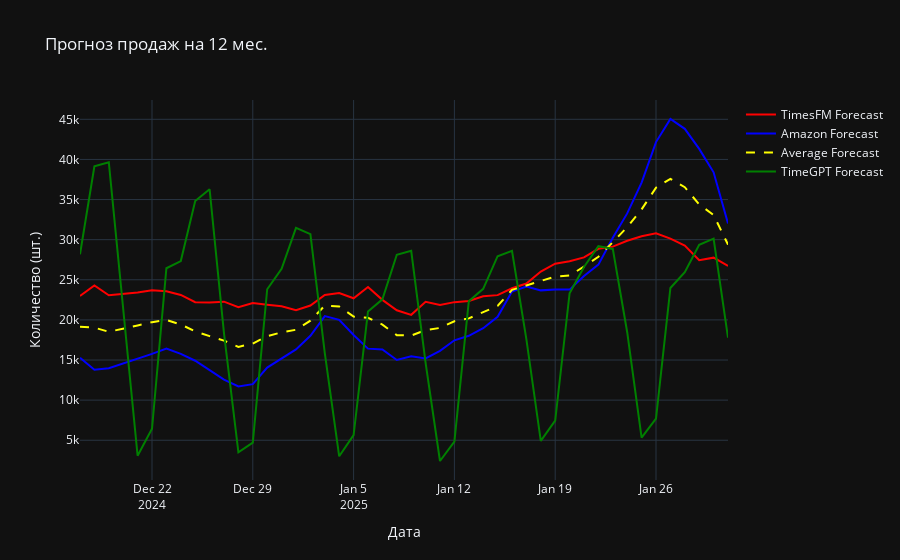

The notebook cell saved with this chart:
### Code cell
# %%
RED = 'red'
BLUE = 'blue'
YELLOW = 'yellow'
GREEN = 'green'

def add_scatter_trace(fig, x, y, color, name, mode='lines', dash=None):
    line_style = dict(color=color)
    if dash:
        line_style['dash'] = dash
    fig.add_trace(
        go.Scatter(
            x=x,
            y=y,
            mode=mode,
            line=line_style,
            name=name
        )
    )


fig = go.Figure()
add_scatter_trace(fig, timesfm_forecast_df.index, timesfm_forecast_df['timesfm'], RED, 'TimesFM Forecast')
add_scatter_trace(fig, df_amazon.index, df_amazon['y'], BLUE, 'Amazon Forecast')
add_scatter_trace(fig, df_amazon.index, average_forecast, YELLOW, 'Average Forecast', dash='dash')
add_scatter_trace(fig, timegpt_fcst_df['timestamp'], timegpt_fcst_df['TimeGPT'], GREEN, 'TimeGPT Forecast')

fig.update_traces(marker=dict(size=8))
fig.update_layout(
    title="Прогноз продаж на 12 мес.",
    xaxis_title='Дата',
    yaxis_title='Количество (шт.)',
    template='plotly_dark',
)
fig.show()
